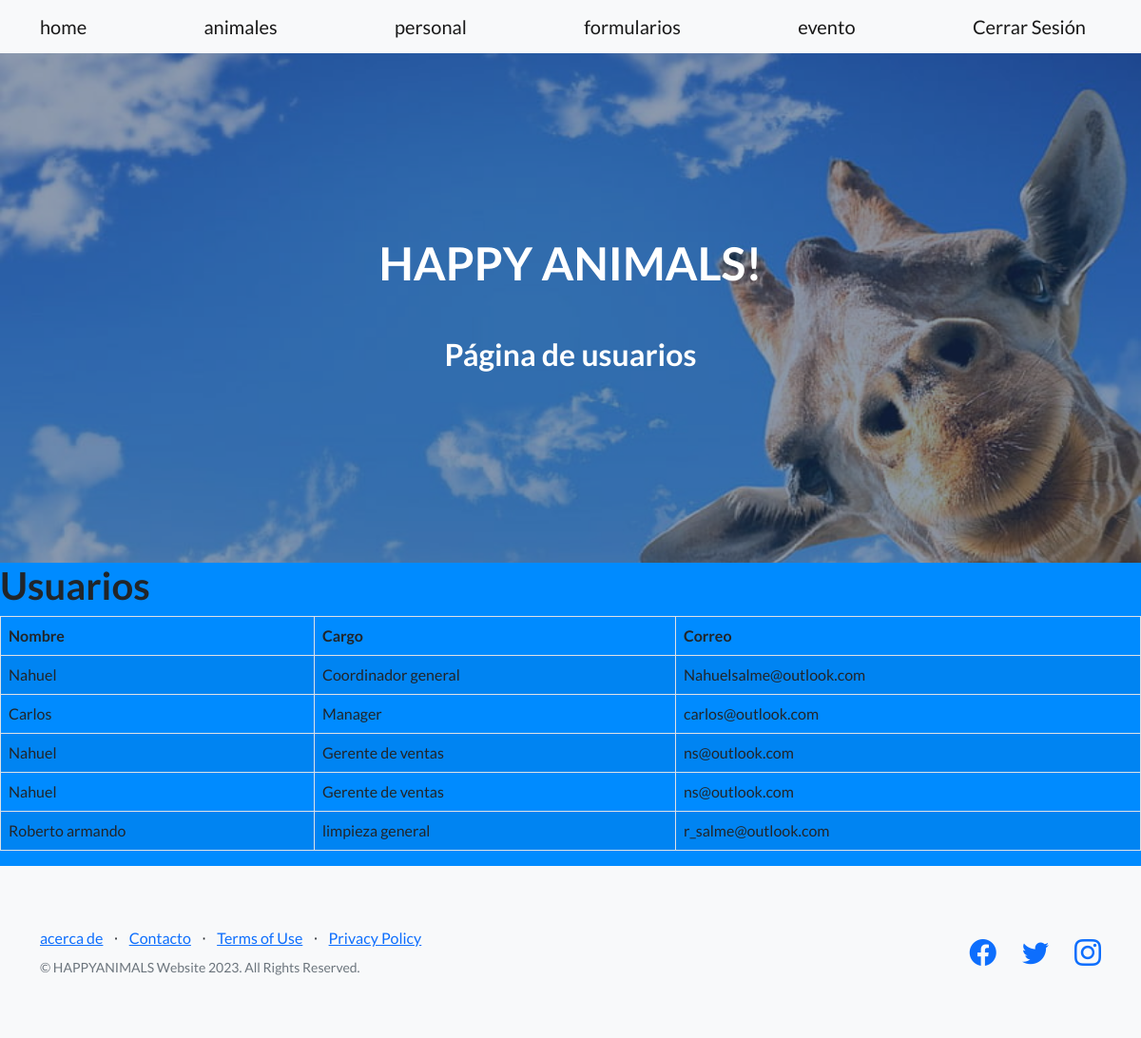
The app's page /personal/ (signed in) with its own data.
### aplicacion/models.py (models this page shows)
class Personal(models.Model):
    nombre = models.CharField(max_length=100)
    cargo = models.CharField(max_length=100)
    contacto = models.EmailField()
    imagen = models.ImageField(upload_to='personal/', null=True, blank=True)

### aplicacion/views.py (the view)
# urls.py: path('personal/', personal, name='personal'),
@login_required(login_url='home')
def personal(request):
    personal = Personal.objects.all()
    return render(request, 'aplicacion/personal.html', {'personal': personal})

### aplicacion/templates/aplicacion/personal.html
{% extends 'aplicacion/base.html' %}
{% load static %}
{% block titulo %}
    Página de usuarios
{% endblock titulo %}
{% block contenido %}
    <h1>Usuarios</h1>
    <table class="table table-striped table-bordered custom-table">
        <thead class="thead-dark">
            <tr>
                <th>Nombre</th>
                <th>Cargo</th>
                <th>Correo</th>
            </tr>
        </thead>
        <tbody>
            {% for p in personal %}
            <tr>
                <td>{{ p.nombre }}</td>
                <td>{{ p.cargo }}</td>
                <td>{{ p.contacto }}</td>
            </tr>
            {% endfor %}
        </tbody>
    </table>
{% endblock contenido %}

### aplicacion/templates/aplicacion/base.html (shortened to what this page needs)
<!DOCTYPE html>
<html lang="en">
<head>
    {% load static %}
    <link href="https://cdn.jsdelivr.net/npm/bootstrap@5.2.3/dist/css/bootstrap.min.css" rel="stylesheet" type="text/css">
    <link href="https://cdn.jsdelivr.net/npm/bootstrap-icons@1.5.0/font/bootstrap-icons.css" rel="stylesheet" type="text/css">
    <link href="{% static 'aplicacion/css/styles.css' %}" rel="stylesheet">
</head>
<body>
<nav class="navbar navbar-light bg-light static-top">
    <div class="container">
        <a class="navbar-brand" href="{% url 'home' %}">home</a>
        <a class="navbar-brand" href="{% url 'animales' %}">animales</a>
        <a class="navbar-brand" href="{% url 'personal' %}">personal</a>
        <a class="navbar-brand" href="{% url 'formularios' %}">formularios</a>
        <a class="navbar-brand" href="{% url 'evento' %}">evento</a>
        {% if user.is_authenticated %}
            <a class="navbar-brand" href="{% url 'logout' %}">Cerrar Sesión</a>
        {% else %}
            <a class="navbar-brand" href="{% url 'login' %}">Iniciar Sesión</a>
            <a class="navbar-brand" href="{% url 'registro' %}">Registrarse</a>
        {% endif %}
    </div>
</nav>
    <header class="masthead">
        <div class="container position-relative">
            <div class="row justify-content-center">
                <div class="col-xl-6">
                    <div class="text-center text-white">
                        <h1 class="mb-5">HAPPY ANIMALS!</h1>
                        <h2>
                            {% block titulo %}
                            {% endblock titulo %}
                        </h2>
                    </div>
                </div>
            </div>
        </div>
    </header>
    {% block contenido %}
    {% endblock contenido %}
    <footer class="footer bg-light">
        <div class="container">
            <div class="row">
                <div class="col-lg-6 h-100 text-center text-lg-start my-auto">
                    <ul class="list-inline mb-2">
                        <li class="list-inline-item"><a href="{% url 'sobre_mi' %}">acerca de</a></li>
                        <li class="list-inline-item">⋅</li>
                        <li class="list-inline-item"><a href="#!">Contacto</a></li>
                        <li class="list-inline-item">⋅</li>
                        <li class="list-inline-item"><a href="#!">Terms of Use</a></li>
                        <li class="list-inline-item">⋅</li>
                        <li class="list-inline-item"><a href="#!">Privacy Policy</a></li>
                    </ul>
                    <p class="text-muted small mb-4 mb-lg-0">&copy; HAPPYANIMALS Website 2023. All Rights Reserved.</p>
                </div>
                <div class="col-lg-6 h-100 text-center text-lg-end my-auto">
                    <ul class="list-inline mb-0">
                        <li class="list-inline-item me-4">
                            <a href="#!"><i class="bi-facebook fs-3"></i></a>
                        </li>
                        <li class="list-inline-item me-4">
                            <a href="#!"><i class="bi-twitter fs-3"></i></a>
                        </li>
                        <li class="list-inline-item">
                            <a href="#!"><i class="bi-instagram fs-3"></i></a>
                        </li>
                    </ul>
                </div>
            </div>
        </div>
    </footer>
</body>
</html>

### aplicacion/templates/aplicacion/base.html (style rules this page uses)
body { background-color: #008BFF; }

### records on screen
Personal: nombre "Nahuel", cargo "Coordinador general", contacto "Nahuelsalme@outlook.com"
Personal: nombre "Carlos", cargo "Manager", contacto "carlos@outlook.com"
Personal: nombre "Nahuel", cargo "Gerente de ventas", contacto "ns@outlook.com"
Personal: nombre "Nahuel", cargo "Gerente de ventas", contacto "ns@outlook.com"
Personal: nombre "Roberto armando", cargo "limpieza general", contacto "r_salme@outlook.com"
